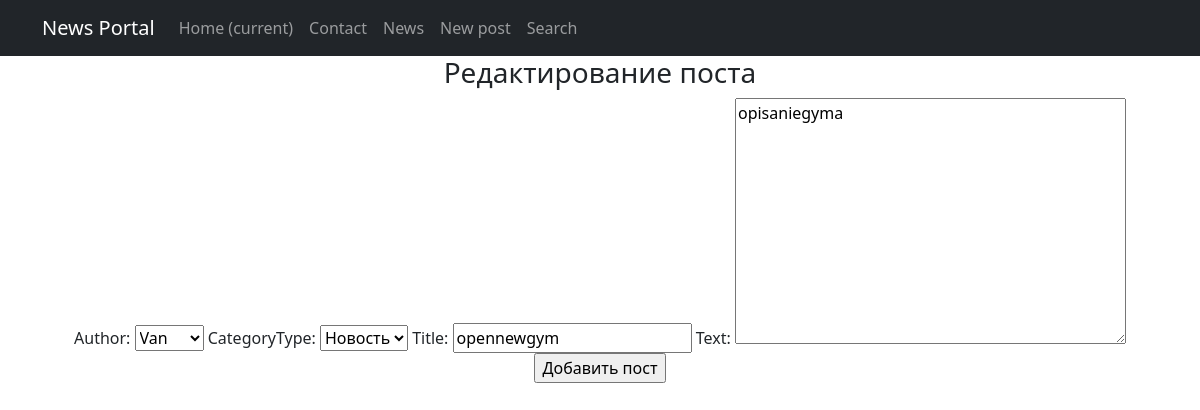
The page /news/edit/1 on the database its author committed.
### news/models.py (models this page shows, shortened)
class Post(models.Model):
    author = models.ForeignKey(Author, on_delete=models.CASCADE)
    NEWS = 'NW'
    ARTICLE = 'AR'
    CATEGORY_CHOICES = (
        (NEWS, 'Новость'),
        (ARTICLE, 'Статья'),
    )
    categoryType = models.CharField(max_length=2, choices=CATEGORY_CHOICES, default=ARTICLE)
    dateCreation = models.DateTimeField(auto_now_add=True)
    category = models.ForeignKey(Category, on_delete=models.CASCADE, null=True)
    title = models.CharField(max_length=128)
    text = models.TextField()
    rating = models.SmallIntegerField(default=0)

### news/views.py (the view)
# urls.py: path('edit/<int:pk>', PostUpdate.as_view(), name='edit'),
class PostUpdate(UpdateView):
    template_name = 'flatpages/edit.html'
    form_class = PostForm
    def get_object(self, **kwargs):
        id = self.kwargs.get('pk')
        return Post.objects.get(pk=id)

### news/forms.py
class PostForm(ModelForm):
    class Meta:
        model = Post
        fields = ['author', 'categoryType', 'title', 'text']

### news/models.py (called while the page is built)
    def __str__(self) -> str:
        return self.authorUser.username

### templates/flatpages/edit.html (shortened to what this page needs)
{% extends 'flatpages/default.html' %}
{% block content %}
<h3>Редактирование поста</h3>
<form method="POST">
    {{ form }}
    <input type="submit" value="Добавить пост">
</form>
{% endblock content %}

### rows shown on the page
Post: author "Van", categoryType "Новость", title "opennewgym", text "opisaniegyma"
